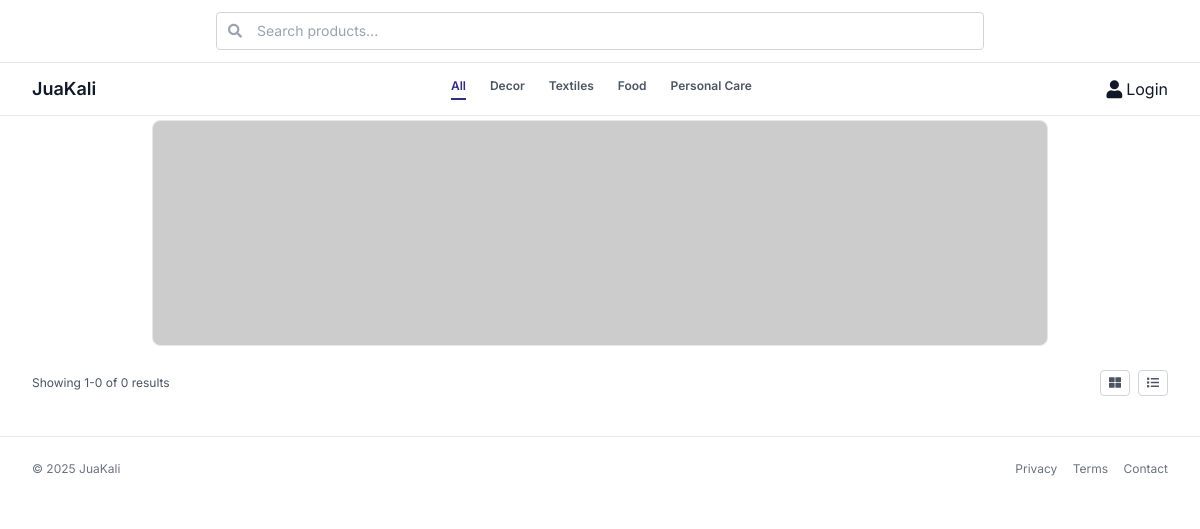
The app's page /, older data.
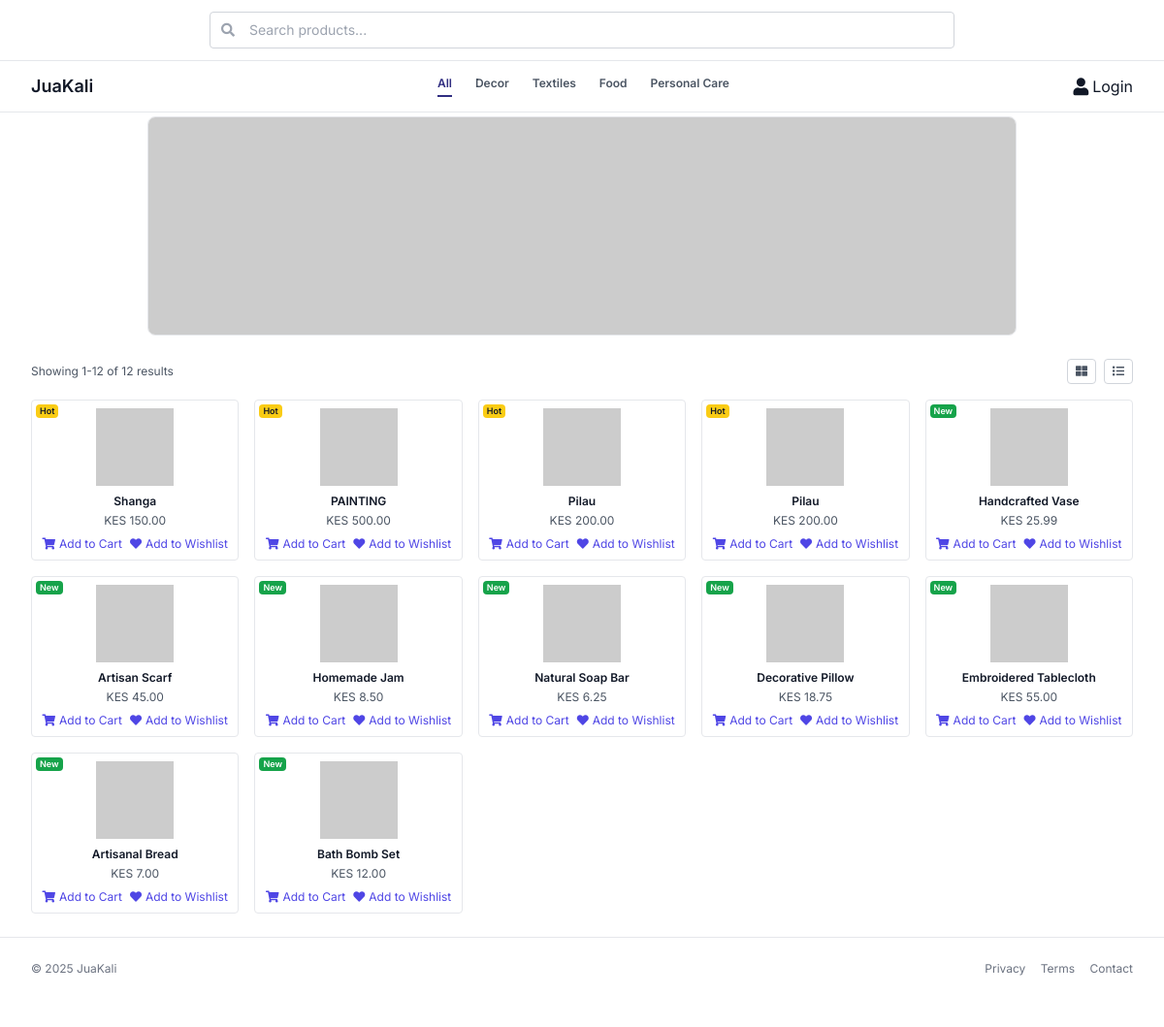
The same page, newer data.
### tables this page shows
CREATE TABLE `products` (
  `id` int(11) NOT NULL,
  `name` varchar(100) NOT NULL,
  `description` text DEFAULT NULL,
  `price` decimal(10,2) NOT NULL,
  `image_url` varchar(255) DEFAULT NULL,
  `artisan_id` int(11) DEFAULT NULL,
  `status` enum('Pending','Approved') DEFAULT 'Pending',
  `created_at` timestamp NOT NULL DEFAULT current_timestamp(),
  `is_featured` tinyint(1) DEFAULT 0,
  `category` varchar(50) DEFAULT NULL,
  `quantity` int(11) DEFAULT 10
);

### index.php (the view, shortened to what this page needs)
<?php
require_once 'functions.php';
$products = $pdo->query("SELECT * FROM products WHERE status = 'Approved' LIMIT 12")->fetchAll(PDO::FETCH_ASSOC);
?>
<!DOCTYPE html>
<html lang="en">
<head>
    <script src="https://cdn.tailwindcss.com"></script>
    <link href="https://cdnjs.cloudflare.com/ajax/libs/font-awesome/5.15.3/css/all.min.css" rel="stylesheet">
</head>
<body class="bg-white text-gray-900">
    <header class="fixed top-0 left-0 right-0 bg-white border-b border-gray-200 z-50">
        <div class="max-w-7xl mx-auto flex items-center justify-center py-3 px-4 sm:px-6 lg:px-8 border-b border-gray-200">
            <form aria-label="Search products" class="w-full max-w-3xl" role="search" action="products.php" method="GET">
                <div class="relative text-gray-600 focus-within:text-gray-900">
                    <input aria-describedby="search-desc" class="block w-full rounded border border-gray-300 py-2 pl-10 pr-4 text-sm placeholder-gray-400 focus:border-indigo-600 focus:outline-none focus:ring-1 focus:ring-indigo-600" id="search-input" name="search" placeholder="Search products..." type="search">
                    <div class="absolute inset-y-0 left-0 flex items-center pl-3 pointer-events-none">
                    </div>
                </div>
            </form>
        </div>
        <div class="max-w-7xl mx-auto flex items-center justify-between py-3 px-4 sm:px-6 lg:px-8">
            <div class="text-lg font-semibold truncate flex-shrink-0">
                JuaKali
            </div>
            <nav class="hidden sm:flex flex-wrap gap-6 text-xs font-semibold text-gray-600 justify-center flex-1 px-6">
                <a class="text-indigo-900 border-b-2 border-indigo-900 pb-1" href="index-before-login.php">All</a>
                <a class="hover:text-indigo-900" href="index-before-login.php?category=Decor">Decor</a>
                <a class="hover:text-indigo-900" href="index-before-login.php?category=Textiles">Textiles</a>
                <a class="hover:text-indigo-900" href="index-before-login.php?category=Food">Food</a>
                <a class="hover:text-indigo-900" href="index-before-login.php?category=Personal Care">Personal Care</a>
            </nav>
                <a href="login.php" aria-label="Account" class="flex items-center space-x-1 hover:text-indigo-900 focus:outline-none">
                    <i class="fas fa-user text-lg"></i>
                    <span>Login</span>
                </a>
            </div>
    </header>
    <section class="max-w-7xl mx-auto px-4 sm:px-6 lg:px-8 mb-6 mt-2">
        <div class="relative w-full max-w-4xl mx-auto overflow-hidden rounded-lg border border-gray-200">
            <div class="flex transition-transform duration-700 ease-in-out" id="ads-carousel" style="transform: translateX(0%)">
                <img alt="Ad image showing handcrafted decor items" class="w-full flex-shrink-0 object-cover h-40 sm:h-56" height="224" src="https://via.placeholder.com/600x224?text=Handcrafted+Decor" width="600">
            </div>
        </div>
    </section>
    <main class="max-w-7xl mx-auto px-4 sm:px-6 lg:px-8">
        <div class="flex flex-col sm:flex-row justify-between items-center mb-4 text-xs text-gray-600 space-y-2 sm:space-y-0">
            <div>
                Showing 1-<?php echo count($products); ?> of <?php echo count($products); ?> results
            </div>
            <div class="flex items-center space-x-2">
                <button aria-label="Grid view" class="border border-gray-300 rounded px-2 py-1 hover:bg-gray-100">
                    <i class="fas fa-th-large"></i>
                </button>
                <button aria-label="List view" class="border border-gray-300 rounded px-2 py-1 hover:bg-gray-100">
                    <i class="fas fa-list"></i>
                </button>
            </div>
        </div>
        <div class="grid grid-cols-2 sm:grid-cols-3 md:grid-cols-4 lg:grid-cols-5 gap-4">
            <?php foreach ($products as $product): ?>
                <div class="product-card border border-gray-200 rounded p-2 relative flex flex-col items-center" onclick="window.location.href='product_details.php?id=<?php echo $product['id']; ?>'">
                    <?php
                    $badge = '';
                    $badge_class = '';
                    $quantity = isset($product['quantity']) ? (int)$product['quantity'] : 0;
                    $created_at = isset($product['created_at']) ? strtotime($product['created_at']) : time();
                    $price = isset($product['price']) ? (float)$product['price'] : 0;
                    if ($quantity <= 0) {
                        $badge = 'Sold Out';
                        $badge_class = 'bg-red-600 text-white';
                    } elseif ($created_at > strtotime('-7 days')) {
                        $badge = 'New';
                        $badge_class = 'bg-green-600 text-white';
                    } elseif ($price < 50) {
                        $badge = 'Sale';
                        $badge_class = 'bg-indigo-700 text-white';
                    } else {
                        $badge = 'Hot';
                        $badge_class = 'bg-yellow-400 text-gray-900';
                    }
                    ?>
                    <span class="absolute top-1 left-1 <?php echo $badge_class; ?> text-[9px] font-semibold px-1 rounded z-10">
                        <?php echo $badge; ?>
                    </span>
                    <img alt="<?php echo htmlspecialchars($product['name']); ?>" class="mb-2 w-20 h-20 object-contain" src="https://via.placeholder.com/80x80?text=<?php echo urlencode($product['name']); ?>">
                    <div class="text-xs font-semibold text-gray-900 mb-1 text-center truncate w-full">
                        <?php echo htmlspecialchars($product['name']); ?>
                    </div>
                    <div class="text-xs text-gray-600 text-center w-full">
                        KES <?php echo number_format($product['price'], 2); ?>
                    </div>
                    <div class="mt-2 flex space-x-2">
                        <a href="login.php?redirect=cart&product_id=<?php echo $product['id']; ?>" class="text-indigo-600 hover:text-indigo-900 text-xs"><i class="fas fa-shopping-cart mr-1"></i>Add to Cart</a>
                        <a href="login.php?redirect=wishlist&product_id=<?php echo $product['id']; ?>" class="text-indigo-600 hover:text-indigo-900 text-xs"><i class="fas fa-heart mr-1"></i>Add to Wishlist</a>
                    </div>
                </div>
            <?php endforeach; ?>
        </div>
    </main>
    <footer class="max-w-7xl mx-auto px-4 py-6 border-t border-gray-200 text-xs text-gray-500 sm:px-6 lg:px-8 mt-6">
        <div class="flex flex-col sm:flex-row justify-between items-center space-y-2 sm:space-y-0">
            <div class="truncate">
                © <?php echo date("Y"); ?> JuaKali
            </div>
            <div class="space-x-3">
                <a class="hover:text-indigo-900" href="privacy.php">Privacy</a>
                <a class="hover:text-indigo-900" href="terms.php">Terms</a>
                <a class="hover:text-indigo-900" href="contact.php">Contact</a>
            </div>
        </div>
    </footer>
</body>
</html>

### index.php (style rules this page uses)
body { font-family: 'Inter', sans-serif; padding-top: 112px; padding-bottom: 56px; }

Row changes from the older to the newer data that the page shows:
added products: badge "Hot", name "Shanga", price "150.00"
added products: badge "Hot", name "PAINTING", price "500.00"
added products: badge "Hot", name "Pilau", price "200.00"
added products: badge "Hot", name "Pilau", price "200.00"
added products: badge "New", name "Handcrafted Vase", price "25.99"
added products: badge "New", name "Artisan Scarf", price "45.00"
added products: badge "New", name "Homemade Jam", price "8.50"
added products: badge "New", name "Natural Soap Bar", price "6.25"
added products: badge "New", name "Decorative Pillow", price "18.75"
added products: badge "New", name "Embroidered Tablecloth", price "55.00"
added products: badge "New", name "Artisanal Bread", price "7.00"
added products: badge "New", name "Bath Bomb Set", price "12.00"
Text that changed along with them:
count($products): "0" → "12"
